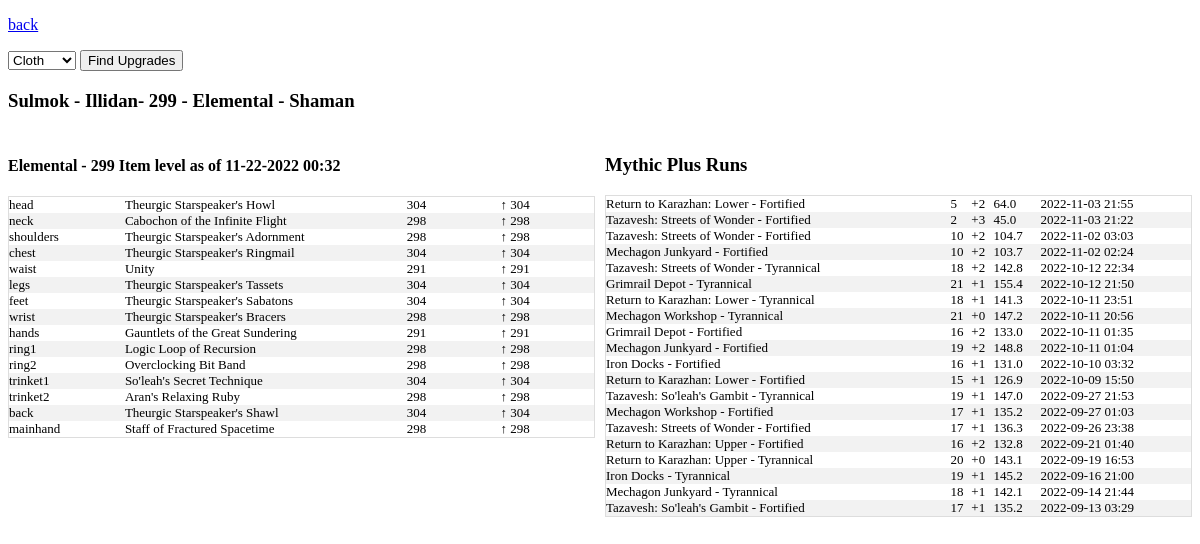
Screenshot of /us/Illidan/Sulmok with the database file from the repository.
### tables this page shows
CREATE TABLE character_gear_ext(
  name TEXT,
  realm TEXT,
  region TEXT,
  item_level TEXT,
  item_slot TEXT,
  item_name TEXT,
  derived_item_level REAL,
  last_crawled_at TEXT,
  equipped_item_level TEXT,
  class TEXT,
  unique_key,
  active_spec_name TEXT,
  active_spec_role TEXT,
  slot_item_level_change
, item_lookup);

CREATE TABLE all_mythic_plus_runs (
    name TEXT
    ,region TEXT
    ,realm TEXT
    ,dungeon TEXT
    ,short_name TEXT
    ,mythic_level int
    ,completed_at TEXT
    ,clear_time_ms INT
    ,num_keystone_upgrades INT
    ,map_challenge_mode_id INT
    ,zone_id INT
    ,score FLOAT
    ,affixes TEXT
    ,URL TEXT 
    ,unique_key TEXT UNIQUE
    ,tyr_or_fort TEXT
    , active_spec_name TEXT, active_spec_role TEXT, class TEXT);

### app.py (the view, shortened to what this page needs)
@app.route('/<region>/<realm>/<character_name>',methods=['POST','GET'])
def character_name(region,realm,character_name):
    conn = create_connection()
    cursor = conn.cursor()
    distinct_crawl_dates = cursor.execute("""select distinct active_spec_role
                                        ,active_spec_name
                                        ,last_crawled_at as last_crawled_cleansed
                                        ,last_crawled_at
                                        ,equipped_item_level
                                        from character_gear_ext
                                        where name = '{}'
                                            and realm = '{}'
                                            and region = '{}'
                                        and item_slot not in ('tabard','shirt')
                                        order by last_crawled_at desc
                                            """.format(character_name,realm,region)).fetchall()
    results = cursor.execute("""select *
                            from character_gear_ext
                            where name = '{}'
                                and realm = '{}'
                                and region = '{}'
                                """.format(character_name,realm,region))
    data = results.fetchall()
    all_mythic_plus_runs = cursor.execute("""select *
                                    ,strftime('%Y-%m-%d %H:%M',completed_at) as completed_at_cleansed
                                    from all_mythic_plus_runs
                                    where name = '{}'
                                        and realm = '{}'
                                        and region = '{}'
                                    order by completed_at desc
                                        """.format(character_name,realm,region)).fetchall()
    character = cursor.execute("""select *
                            ,last_crawled_at as last_crawled_cleansed
                            from character_gear_ext
                            where name = '{}'
                                and realm = '{}'
                                and region = '{}'
                            order by last_crawled_at desc
                                """.format(character_name,realm,region)).fetchone()
    return render_template('character.html',data=data,character=character,distinct_crawl_dates=distinct_crawl_dates,all_mythic_plus_runs=all_mythic_plus_runs)

### templates/character.html (shortened to what this page needs)
<!doctype html>
<link rel="stylesheet" href="{{ url_for('static', filename='style.css') }}">
<html>
<p><a href="{{url_for('index')}}">back</a></p>
<div class="form">
<span>
<form method="POST">
<select name="item_subclass" id="item_subclass">
  <option value="Cloth">Cloth</option>
</select>
<input class="btn" type="submit" name="submit_button" value="Find Upgrades">
</form>
</span>
</div>
<h3>{{ character['name'] }} - {{ character['realm'] }}- {{ character['equipped_item_level'] }} - {{ character['active_spec_name'] }} - {{character['class']}}</h3>
<div class="row">
<div class ="column">
{% for date in distinct_crawl_dates %}
<h4>{{ date['active_spec_name'] }} - {{date['equipped_item_level']}} Item level as of {{date['last_crawled_cleansed'] }}</h4>
<table class="character">
{% for item in data %}
{% if item['last_crawled_at'] == date['last_crawled_at'] %}
<tr>
  <td width="5%">{{ item['item_slot'] }}</td>
  <td width="15%">{{ item['item_name'] }}</td>
  <td width="5%">{{ item['item_level'] }}</td>
{% if item['slot_item_level_change'] > 0 %}
  <td width="5%">&uarr; {{ item['slot_item_level_change']}}</td>
{% elif item['slot_item_level_change'] < 0 %}
  <td width="5%">&darr;{{ item['slot_item_level_change']}}</td>
{% else %}
  <td width="5%">&harr;</td>
{% endif %}
</tr>
{% endif %}
{% endfor %}
</table>
{% endfor %}
</div>
<div class="column">
<h3>Mythic Plus Runs</h3>
  <table class="character">
  {% for dungeon in all_mythic_plus_runs %}
  <tr>
    <td>{{ dungeon['dungeon'] }} - {{dungeon['tyr_or_fort']}}</td>
    <td>{{ dungeon['mythic_level'] }}</td>
    <td>+{{ dungeon['num_keystone_upgrades'] }}</td>
    <td>{{ dungeon['score'] }}</td>
    <td>{{ dungeon['completed_at_cleansed'] }}</td>
  </tr>
  {% endfor %}
</table>
</div>
</div>

### static/style.css (style rules this page uses)
table.character { border-collapse: collapse; border-spacing: 0; width: 100%; border: 1px solid #ddd; }
th, td { text-align: left; vertical-align:top; padding: 0px; font-size: 13px; }
tr:nth-child(even) { background-color: #f2f2f2; }
.row { display: flex; margin-left:-5px; margin-right:-5px; }
.column { flex: 50%; padding: 5px; }

### rows the page displays
character_gear_ext: name "Sulmok", realm "Illidan", equipped_item_level "299", active_spec_name "Elemental", class "Shaman", item_slot "head", item_name "Theurgic Starspeaker's Howl", item_level "304", slot_item_level_change "304"
character_gear_ext: item_slot "neck", item_name "Cabochon of the Infinite Flight", item_level "298", slot_item_level_change "298"
character_gear_ext: item_slot "shoulders", item_name "Theurgic Starspeaker's Adornment", item_level "298", slot_item_level_change "298"
character_gear_ext: item_slot "chest", item_name "Theurgic Starspeaker's Ringmail", item_level "304", slot_item_level_change "304"
character_gear_ext: item_slot "waist", item_name "Unity", item_level "291", slot_item_level_change "291"
character_gear_ext: item_slot "legs", item_name "Theurgic Starspeaker's Tassets", item_level "304", slot_item_level_change "304"
character_gear_ext: item_slot "feet", item_name "Theurgic Starspeaker's Sabatons", item_level "304", slot_item_level_change "304"
character_gear_ext: item_slot "wrist", item_name "Theurgic Starspeaker's Bracers", item_level "298", slot_item_level_change "298"
character_gear_ext: item_slot "hands", item_name "Gauntlets of the Great Sundering", item_level "291", slot_item_level_change "291"
character_gear_ext: item_slot "ring1", item_name "Logic Loop of Recursion", item_level "298", slot_item_level_change "298"
character_gear_ext: item_slot "ring2", item_name "Overclocking Bit Band", item_level "298", slot_item_level_change "298"
character_gear_ext: item_slot "trinket1", item_name "So'leah's Secret Technique", item_level "304", slot_item_level_change "304"
character_gear_ext: item_slot "trinket2", item_name "Aran's Relaxing Ruby", item_level "298", slot_item_level_change "298"
character_gear_ext: item_slot "back", item_name "Theurgic Starspeaker's Shawl", item_level "304", slot_item_level_change "304"
character_gear_ext: item_slot "mainhand", item_name "Staff of Fractured Spacetime", item_level "298", slot_item_level_change "298"
all_mythic_plus_runs: dungeon "Return to Karazhan: Lower", tyr_or_fort "Fortified", mythic_level "5", num_keystone_upgrades "2", score "64.0", completed_at_cleansed "2022-11-03 21:55"
all_mythic_plus_runs: dungeon "Tazavesh: Streets of Wonder", tyr_or_fort "Fortified", mythic_level "2", num_keystone_upgrades "3", score "45.0", completed_at_cleansed "2022-11-03 21:22"
all_mythic_plus_runs: dungeon "Tazavesh: Streets of Wonder", tyr_or_fort "Fortified", mythic_level "10", num_keystone_upgrades "2", score "104.7", completed_at_cleansed "2022-11-02 03:03"
all_mythic_plus_runs: dungeon "Mechagon Junkyard", tyr_or_fort "Fortified", mythic_level "10", num_keystone_upgrades "2", score "103.7", completed_at_cleansed "2022-11-02 02:24"
all_mythic_plus_runs: dungeon "Tazavesh: Streets of Wonder", tyr_or_fort "Tyrannical", mythic_level "18", num_keystone_upgrades "2", score "142.8", completed_at_cleansed "2022-10-12 22:34"
all_mythic_plus_runs: dungeon "Grimrail Depot", tyr_or_fort "Tyrannical", mythic_level "21", num_keystone_upgrades "1", score "155.4", completed_at_cleansed "2022-10-12 21:50"
all_mythic_plus_runs: dungeon "Return to Karazhan: Lower", tyr_or_fort "Tyrannical", mythic_level "18", num_keystone_upgrades "1", score "141.3", completed_at_cleansed "2022-10-11 23:51"
all_mythic_plus_runs: dungeon "Mechagon Workshop", tyr_or_fort "Tyrannical", mythic_level "21", num_keystone_upgrades "0", score "147.2", completed_at_cleansed "2022-10-11 20:56"
all_mythic_plus_runs: dungeon "Grimrail Depot", tyr_or_fort "Fortified", mythic_level "16", num_keystone_upgrades "2", score "133.0", completed_at_cleansed "2022-10-11 01:35"
all_mythic_plus_runs: dungeon "Mechagon Junkyard", tyr_or_fort "Fortified", mythic_level "19", num_keystone_upgrades "2", score "148.8", completed_at_cleansed "2022-10-11 01:04"
all_mythic_plus_runs: dungeon "Iron Docks", tyr_or_fort "Fortified", mythic_level "16", num_keystone_upgrades "1", score "131.0", completed_at_cleansed "2022-10-10 03:32"
all_mythic_plus_runs: dungeon "Return to Karazhan: Lower", tyr_or_fort "Fortified", mythic_level "15", num_keystone_upgrades "1", score "126.9", completed_at_cleansed "2022-10-09 15:50"
all_mythic_plus_runs: dungeon "Tazavesh: So'leah's Gambit", tyr_or_fort "Tyrannical", mythic_level "19", num_keystone_upgrades "1", score "147.0", completed_at_cleansed "2022-09-27 21:53"
all_mythic_plus_runs: dungeon "Mechagon Workshop", tyr_or_fort "Fortified", mythic_level "17", num_keystone_upgrades "1", score "135.2", completed_at_cleansed "2022-09-27 01:03"
all_mythic_plus_runs: dungeon "Tazavesh: Streets of Wonder", tyr_or_fort "Fortified", mythic_level "17", num_keystone_upgrades "1", score "136.3", completed_at_cleansed "2022-09-26 23:38"
all_mythic_plus_runs: dungeon "Return to Karazhan: Upper", tyr_or_fort "Fortified", mythic_level "16", num_keystone_upgrades "2", score "132.8", completed_at_cleansed "2022-09-21 01:40"
all_mythic_plus_runs: dungeon "Return to Karazhan: Upper", tyr_or_fort "Tyrannical", mythic_level "20", num_keystone_upgrades "0", score "143.1", completed_at_cleansed "2022-09-19 16:53"
all_mythic_plus_runs: dungeon "Iron Docks", tyr_or_fort "Tyrannical", mythic_level "19", num_keystone_upgrades "1", score "145.2", completed_at_cleansed "2022-09-16 21:00"
all_mythic_plus_runs: dungeon "Mechagon Junkyard", tyr_or_fort "Tyrannical", mythic_level "18", num_keystone_upgrades "1", score "142.1", completed_at_cleansed "2022-09-14 21:44"
all_mythic_plus_runs: dungeon "Tazavesh: So'leah's Gambit", tyr_or_fort "Fortified", mythic_level "17", num_keystone_upgrades "1", score "135.2", completed_at_cleansed "2022-09-13 03:29"

### other values shown
{{ date['active_spec_name'] }} "Elemental"
{{ date['equipped_item_level'] }} "299"
{{ date['last_crawled_cleansed'] }} "11-22-2022 00:32"
